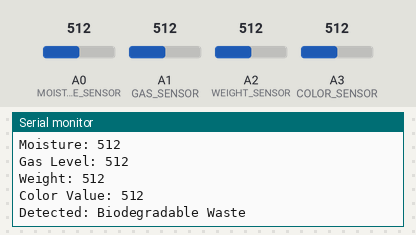
Recording of a sketch running on a simulated Arduino Uno, built with avr-gcc and run on an emulated ATmega328P. On the bench: the last lines printed to the serial monitor. Inputs (shaded band) come from the test bench; at power-on: A0 (MOISTURE_SENSOR) = 512, A3 (COLOR_SENSOR) = 512, A1 (GAS_SENSOR) = 512, A2 (WEIGHT_SENSOR) = 512.

Above: at 2.8 s.
2.9 s: A0 (MOISTURE_SENSOR) set to 488
At 4.6 s:
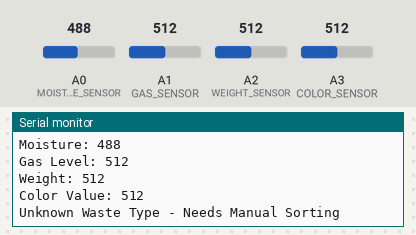
7.6 s: A3 (COLOR_SENSOR) set to 589
At 9.5 s:
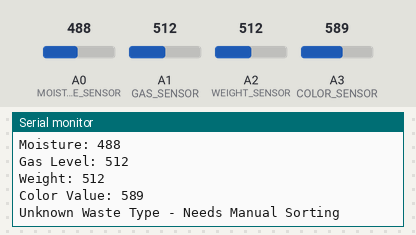
10.3 s: A3 (COLOR_SENSOR) set to 614
At 13.3 s:
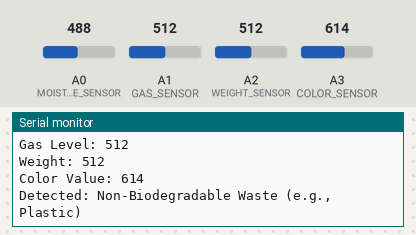
Timing chart, 0 to 14.8 s (numbered marks = the images above; inputs shaded):
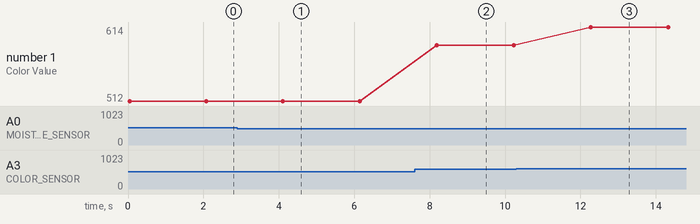

Measured:
- the behaviour switches between 501 and 500 on A0 (MOISTURE_SENSOR) (found by bisection; images 0 and 1)
- the behaviour switches between 600 and 601 on A3 (COLOR_SENSOR) (found by bisection; images 2 and 3)
- after the input at 2.9 s, the serial monitor: prints a new line after 1.2 s (image 1)
- after the input at 7.6 s, the serial monitor: prints a new line after 0.59 s (image 2)
- after the input at 10.3 s, the serial monitor: prints a new line after 2.0 s (image 3)
- plotted number 1: 512 → 589 after the input at 7.6 s, 589 → 614 after the input at 10.3 s

The sketch:

Bio-degradableOrnot.ino.ino
```cpp
#define MOISTURE_SENSOR A0  // Moisture sensor pin
#define GAS_SENSOR A1       // Gas sensor pin
#define WEIGHT_SENSOR A2    // Load cell for weight detection
#define COLOR_SENSOR A3     // Color sensor (simulated)

void setup() {
    Serial.begin(9600);
    pinMode(MOISTURE_SENSOR, INPUT);
    pinMode(GAS_SENSOR, INPUT);
    pinMode(WEIGHT_SENSOR, INPUT);
    pinMode(COLOR_SENSOR, INPUT);
}

void loop() {
    int moisture = analogRead(MOISTURE_SENSOR);
    int gas = analogRead(GAS_SENSOR);
    int weight = analogRead(WEIGHT_SENSOR);
    int color = analogRead(COLOR_SENSOR); // Simulating color detection

    Serial.print("Moisture: "); Serial.println(moisture);
    Serial.print("Gas Level: "); Serial.println(gas);
    Serial.print("Weight: "); Serial.println(weight);
    Serial.print("Color Value: "); Serial.println(color);

    // Classification Logic
    if (moisture > 500 && gas > 400) {
        Serial.println("Detected: Biodegradable Waste");
    } else if (color > 600) {
        Serial.println("Detected: Non-Biodegradable Waste (e.g., Plastic)");
    } else {
        Serial.println("Unknown Waste Type - Needs Manual Sorting");
    }

    delay(2000);  // Wait before next reading
}
```
